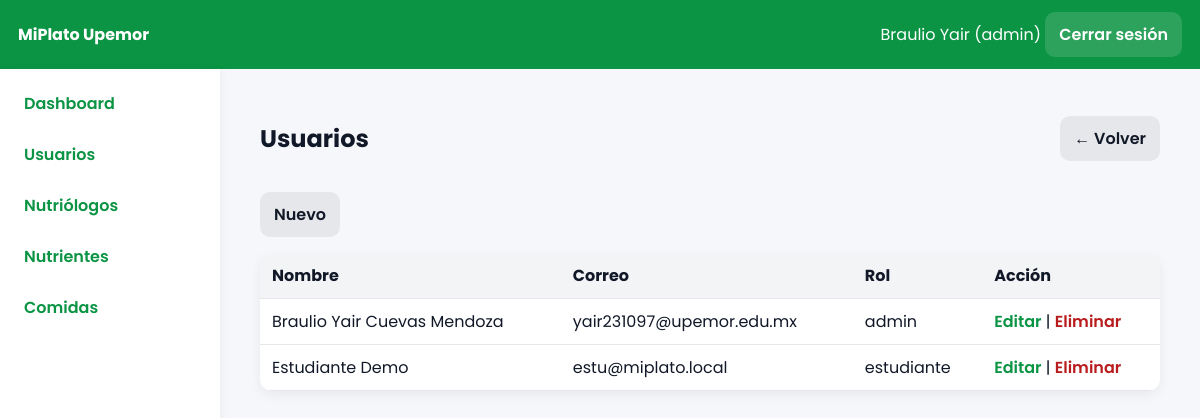
/index.php?controller=admin&action=usuarios (signed in), run on the app's committed database.
### tables this page shows
CREATE TABLE `usuarios` (
  `id` int(11) NOT NULL AUTO_INCREMENT,
  `nombre` varchar(100) NOT NULL,
  `apellidos` varchar(120) DEFAULT NULL,
  `correo` varchar(120) NOT NULL,
  `password` varchar(255) NOT NULL,
  `rol` enum('admin','nutriologo','estudiante') NOT NULL DEFAULT 'estudiante',
  `creado_en` timestamp NOT NULL DEFAULT current_timestamp(),
  PRIMARY KEY (`id`),
  UNIQUE KEY `correo` (`correo`)
);

### app/core/Controller.php (called while the page is built, shortened)
<?php
class Controller{
protected function view($file,$data=[]){$view=$file;extract($data);include __DIR__.'/../views/layout.php';}
protected function partial($file,$data=[]){extract($data);include __DIR__.'/../views/'.$file.'.php';}
}

### app/controllers/AdminController.php (called while the page is built, shortened)
<?php
require_once __DIR__.'/../models/User.php';require_once __DIR__.'/../models/Nutriente.php';require_once __DIR__.'/../models/Comida.php';require_once __DIR__.'/../models/EstudianteDetalle.php';
class AdminController extends Controller{
public function usuarios(){ $this->requireRole('admin'); $allUsers = (new User())->all(); $list = array_filter($allUsers, function($u) { return $u['rol'] !== 'nutriologo'; }); $this->view('admin/usuarios/index',compact('list'));}
}

### app/core/Router.php (called while the page is built)
<?php
class Router{public static function dispatch(){$c=$_GET['controller']??'auth';$a=$_GET['action']??'login';$cn=ucfirst($c).'Controller';$f=__DIR__.'/../controllers/'.$cn.'.php';if(!file_exists($f)){http_response_code(404);echo'Controller not found';exit;}require_once $f; if(!class_exists($cn)){echo'Class not found';exit;} $o=new $cn(); if(!method_exists($o,$a)){echo'Action not found';exit;} $o->$a();}}

### index.php (called while the page is built, shortened)
<?php
require __DIR__.'/app/core/Controller.php';
require __DIR__.'/app/core/Model.php';
require __DIR__.'/app/core/Database.php';
require __DIR__.'/app/core/Router.php';
Router::dispatch();

### app/core/Database.php (called while the page is built)
<?php
class Database{private static $c=null;public static function getConnection(){if(self::$c===null){$dsn='mysql:host='.DB_HOST.';dbname='.DB_NAME.';charset=utf8mb4';self::$c=new PDO($dsn,DB_USER,DB_PASS,[PDO::ATTR_ERRMODE=>PDO::ERRMODE_EXCEPTION,PDO::ATTR_DEFAULT_FETCH_MODE=>PDO::FETCH_ASSOC]);}return self::$c;}}

### app/core/Model.php (called while the page is built)
<?php class Model{protected $db;function __construct(){ $this->db=Database::getConnection();}}

### app/models/User.php (called while the page is built, shortened)
<?php
class User extends Model{
public function all(){return $this->db->query("SELECT id,nombre,apellidos,correo,rol FROM usuarios ORDER BY id DESC")->fetchAll();}
}

### app/views/admin/usuarios/index.php (the view)
<div class='page-head'><h2>Usuarios</h2><a class='btn' href='index.php?controller=admin&action=dashboard'>← Volver</a></div>
<div class='actions'><a class='btn' href='index.php?controller=admin&action=usuarioForm'>Nuevo</a></div>
<table class='table'><thead><tr><th>Nombre</th><th>Correo</th><th>Rol</th><th>Acción</th></tr></thead><tbody>
<?php foreach($list as $u): ?><tr><td><?= htmlspecialchars($u['nombre'].' '.$u['apellidos']) ?></td><td><?= htmlspecialchars($u['correo']) ?></td><td><?= $u['rol'] ?></td>
<td><a class='link' href='index.php?controller=admin&action=usuarioForm&id=<?= $u['id'] ?>'>Editar</a> | <a class='link danger' href='index.php?controller=admin&action=usuarioDelete&id=<?= $u['id'] ?>' onclick="return confirm('¿Seguro que deseas eliminar este usuario?');">Eliminar</a></td></tr><?php endforeach; ?></tbody></table>

### public/css/app.css (style rules this page uses)
* { box-sizing:border-box }
body { font-family:'Poppins',system-ui,Segoe UI,Roboto,Arial,sans-serif;background:#f5f7fa;margin:0;color:#111827 }
.btn { display:inline-block;padding:10px 14px;border-radius:10px;border:0;background:#e5e7eb;text-decoration:none;color:#111827;font-weight:600 }
.actions { margin:16px 0;display:flex;gap:8px;flex-wrap:wrap }
.table { width:100%;border-collapse:collapse;background:#fff;border-radius:12px;overflow:hidden;box-shadow:0 4px 12px rgba(0,0,0,.06) }
.table th,.table td { padding:10px 12px;border-bottom:1px solid #e5e7eb;vertical-align:top }
.table th { background:#f3f4f6;text-align:left }
.link { color:#0b9444;text-decoration:none;font-weight:600 }
.link.danger { color:#b91c1c }
.page-head { display:flex;align-items:center;justify-content:space-between;margin:8px 0 12px }

### data on the page
usuarios: nombre+apellidos "Braulio Yair Cuevas Mendoza", correo "yair231097@upemor.edu.mx", rol "admin"
usuarios: nombre+apellidos "Estudiante Demo", correo "estu@miplato.local", rol "estudiante"

### other printed values
$_SESSION['user']['nombre'] "Braulio Yair"
$_SESSION['user']['rol'] "admin"
